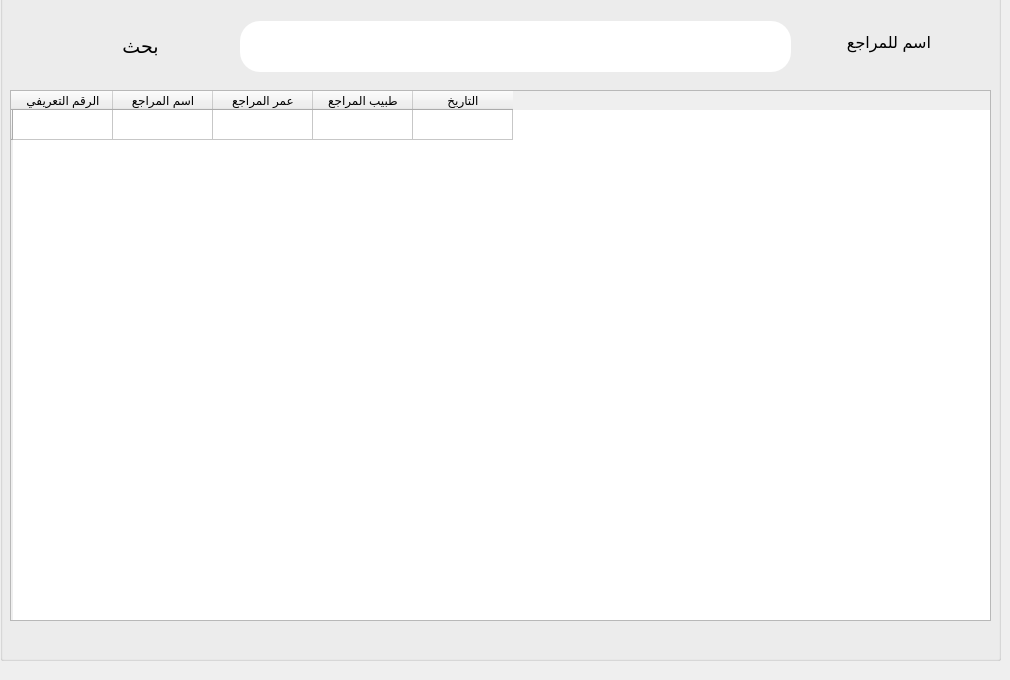
      <widget class="QWidget" name="tab_17">
       <attribute name="title">
        <string>كل المراجعين</string>
       </attribute>
       <widget class="QGroupBox" name="groupBox_5">
        <property name="geometry">
         <rect>
          <x>0</x>
          <y>-10</y>
          <width>1001</width>
          <height>671</height>
         </rect>
        </property>
        <property name="title">
         <string/>
        </property>
        <widget class="QTableWidget" name="tableWidget_2">
         <property name="geometry">
          <rect>
           <x>10</x>
           <y>100</y>
           <width>981</width>
           <height>531</height>
          </rect>
         </property>
         <property name="font">
          <font>
           <pointsize>9</pointsize>
          </font>
         </property>
         <property name="frameShadow">
          <enum>QFrame::Sunken</enum>
         </property>
         <property name="dragEnabled">
          <bool>false</bool>
         </property>
         <property name="alternatingRowColors">
          <bool>false</bool>
         </property>
         <property name="gridStyle">
          <enum>Qt::SolidLine</enum>
         </property>
         <property name="sortingEnabled">
          <bool>true</bool>
         </property>
         <property name="wordWrap">
          <bool>true</bool>
         </property>
         <property name="cornerButtonEnabled">
          <bool>true</bool>
         </property>
         <attribute name="horizontalHeaderCascadingSectionResizes">
          <bool>false</bool>
         </attribute>
         <attribute name="verticalHeaderCascadingSectionResizes">
          <bool>false</bool>
         </attribute>
         <attribute name="verticalHeaderShowSortIndicator" stdset="0">
          <bool>false</bool>
         </attribute>
         <attribute name="verticalHeaderStretchLastSection">
          <bool>false</bool>
         </attribute>
         <row>
          <property name="text">
           <string/>
          </property>
         </row>
         <column>
          <property name="text">
           <string>الرقم التعريفي</string>
          </property>
         </column>
         <column>
          <property name="text">
           <string>اسم المراجع</string>
          </property>
         </column>
         <column>
          <property name="text">
           <string>عمر المراجع</string>
          </property>
         </column>
         <column>
          <property name="text">
           <string>طبيب المراجع</string>
          </property>
         </column>
         <column>
          <property name="text">
           <string>التاريخ</string>
          </property>
         </column>
        </widget>
        <widget class="QLineEdit" name="lineEdit_27">
         <property name="geometry">
          <rect>
           <x>240</x>
           <y>31</y>
           <width>551</width>
           <height>51</height>
          </rect>
         </property>
         <property name="font">
          <font>
           <pointsize>13</pointsize>
          </font>
         </property>
         <property name="styleSheet">
          <string notr="true">border-radius:20px;</string>
         </property>
         <property name="placeholderText">
          <string/>
         </property>
        </widget>
        <widget class="QLabel" name="label_60">
         <property name="enabled">
          <bool>true</bool>
         </property>
         <property name="geometry">
          <rect>
           <x>820</x>
           <y>27</y>
           <width>111</width>
           <height>51</height>
          </rect>
         </property>
         <property name="font">
          <font>
           <family>Segoe UI</family>
           <pointsize>12</pointsize>
           <weight>50</weight>
           <bold>false</bold>
          </font>
         </property>
         <property name="text">
          <string>اسم للمراجع</string>
         </property>
        </widget>
        <widget class="QPushButton" name="pushButton_54">
         <property name="geometry">
          <rect>
           <x>50</x>
           <y>26</y>
           <width>181</width>
           <height>61</height>
          </rect>
         </property>
         <property name="font">
          <font>
           <family>Segoe UI</family>
           <pointsize>14</pointsize>
          </font>
         </property>
         <property name="layoutDirection">
          <enum>Qt::LeftToRight</enum>
         </property>
         <property name="styleSheet">
          <string notr="true">border-radius:26px;</string>
         </property>
         <property name="text">
          <string>بحث</string>
         </property>
         <property name="icon">
          <iconset resource="icons.qrc">
           <normaloff>:/icons8-search-512.png</normaloff>:/icons8-search-512.png</iconset>
         </property>
         <property name="iconSize">
          <size>
           <width>40</width>
           <height>40</height>
          </size>
         </property>
        </widget>
       </widget>
      </widget>
